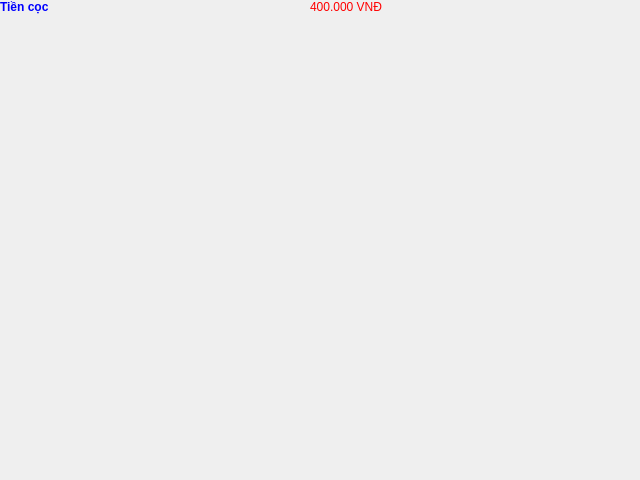
<?xml version="1.0" encoding="UTF-8"?>
<ui version="4.0">
 <class>Frame</class>
 <widget class="QFrame" name="Frame">
  <property name="geometry">
   <rect>
    <x>0</x>
    <y>0</y>
    <width>640</width>
    <height>480</height>
   </rect>
  </property>
  <property name="windowTitle">
   <string>Frame</string>
  </property>
  <property name="styleSheet">
   <string notr="true">font: 14pt &quot;Arial&quot;;</string>
  </property>
  <layout class="QFormLayout" name="formLayout">
   <property name="horizontalSpacing">
    <number>10</number>
   </property>
   <property name="verticalSpacing">
    <number>10</number>
   </property>
   <property name="leftMargin">
    <number>0</number>
   </property>
   <property name="topMargin">
    <number>0</number>
   </property>
   <property name="rightMargin">
    <number>0</number>
   </property>
   <property name="bottomMargin">
    <number>0</number>
   </property>
   <item row="0" column="0">
    <widget class="QLabel" name="label_19">
     <property name="minimumSize">
      <size>
       <width>300</width>
       <height>0</height>
      </size>
     </property>
     <property name="styleSheet">
      <string notr="true">color: rgb(0, 0, 255);
font: bold</string>
     </property>
     <property name="text">
      <string>Tiền cọc</string>
     </property>
    </widget>
   </item>
   <item row="0" column="1">
    <widget class="QLabel" name="labelSoTienHoanTra">
     <property name="styleSheet">
      <string notr="true">color: rgb(255, 0, 0);</string>
     </property>
     <property name="text">
      <string>400.000 VNĐ</string>
     </property>
    </widget>
   </item>
  </layout>
 </widget>
 <resources/>
 <connections/>
</ui>
